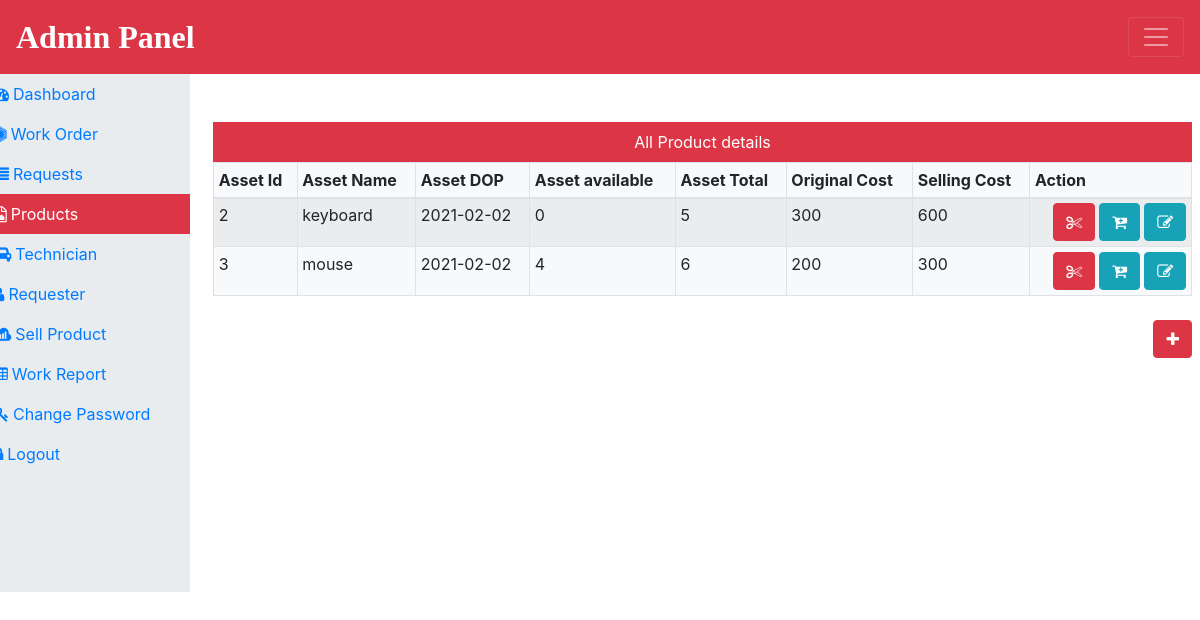
/admin/products.php (signed in), run on the app's committed database.
### tables this page shows
CREATE TABLE `assets` (
  `asset_id` int(11) NOT NULL,
  `asset_name` varchar(60) NOT NULL,
  `asset_date` date NOT NULL,
  `asset_available` int(11) NOT NULL,
  `asset_total` int(11) NOT NULL,
  `asset_originalprice` int(11) NOT NULL,
  `asset_sellingprice` int(11) NOT NULL
);

### admin/products.php (the view, shortened to what this page needs)
<?php
include_once('../connection_db.php');
?>
<?php include_once('include/header.php'); ?>
<div class="col-lg-10" style="min-height: 550px;">
<div class=" mt-5 mx-2">
        <p class="bg-danger text-center text-white p-2 mb-0">All Product details</p>
        <?php
        $sql = " select * from assets ";
        $result = $con->query($sql);
        if($result->num_rows> 0)
        {
            echo '
            <table class="table bg-light table-bordered table-hover table-sm  table-striped">
                <thead>
                   <tr>
                    <th>Asset Id</th>
                    <th>Asset Name</th>
                    <th>Asset DOP</th>
                    <th>Asset available</th>
                    <th>Asset Total</th>
                    <th>Original Cost</th>
                    <th>Selling Cost</th>
                    <th>Action</th>
                   </tr>
                </thead>
                <tbody>';
                    while($row = $result->fetch_assoc())
                    {
                    echo '<tr>';
                      echo   '<td>'.$row['asset_id'].'</td>';
                      echo   '<td>'.$row['asset_name'].'</td>';
                      echo   '<td>'.$row['asset_date'].'</td>';
                      echo   '<td>'.$row['asset_available'].'</td>';
                      echo   '<td>'.$row['asset_total'].'</td>';
                      echo   '<td>'.$row['asset_originalprice'].'</td>';
                      echo   '<td>'.$row['asset_sellingprice'].'</td>';
                      echo '<td>';
                            echo'<form action="editproduct.php" class="float-right " method="POST">';
                            echo '<button type="submit" name="edit"  class="btn btn-info"><i class="fa fa-edit" ></i></button>';
                            echo'</form>';
                            echo'<form action="sellproduct.php" class="float-right mr-1" method="POST">';
                            echo '<button type="submit" name="sell"  class="btn btn-info"><i class="fa fa-cart-plus" ></i></button>';
                            echo'</form>';
                            echo'<form action="deleteproduct.php" class="float-right mr-1"  method="POST">';
                            echo '<button type="submit" name="delete"  class="btn btn-danger"><i class="fa fa-cut" ></i></button>';
                            echo'</form>';
                      echo '</td>';
                      echo '</tr>';
                    }
              echo ' </tbody>
            </table>
           ';
        }
        else
        {
            echo '0 result';
        }
        ?>
    </div>
<div class="mt-4 mx-2">
    <a href="insertproduct.php" class="btn btn-danger float-right"><i class="fa fa-plus "></i></a>
</div>
</div>
</div>
<?php include_once('include/footer.php'); ?>

### admin/include/header.php (shortened to what this page needs)
<!DOCTYPE html>
<html lang="en">
<head>
    <link rel="stylesheet" href="../boot/css/bootstrap.min.css">
    <link rel="stylesheet" href="../boot/fonts/font-awesome.min.css">
    <link rel="stylesheet" href="../boot/css/style1.css">
</head>
<body>
    <nav class="navbar navbar-dark   bg-danger ">
        <a href="" class="navbar-brand">Admin Panel</a>
        <button class="navbar-toggler" type="button" data-toggle="collapse" data-target="#collapsibleNavbar">
            <span class="navbar-toggler-icon"></span>
        </button>
    </nav>
    <div class="row">
        <div class="  col-lg-2 jumbotron p-0 navbar-collapse" id="collapsibleNavbar">
            <ul class="navbar-nav">
                <li class="nav-item"><a
                        class="nav-link px-2 <?php if(PAGE=='adminprofile'){ echo'bg-danger text-white'; } ?>"
                        href="adminprofile.php"><i class="fa fa-tachometer mr-1"></i>Dashboard</a></li>
                <li class="nav-item "><a href="work.php"
                        class="nav-link px-2 <?php if(PAGE=='Work Order'){ echo'bg-danger text-white'; } ?>"><i
                            class="fa fa-first-order mr-1"></i>Work Order</a></li>
                <li class="nav-item"><a href="requests.php"
                        class=" nav-link px-2 <?php if(PAGE=='requests'){ echo'bg-danger text-white'; } ?>"><i
                            class="fa fa-align-justify mr-1"></i>Requests</a></li>
                <li class="nav-item "><a href="products.php"
                        class=" nav-link px-2 <?php if(PAGE=='products'){ echo'bg-danger text-white'; } ?>"><i
                            class="fa fa-file-image-o mr-1"></i>Products</a></li>
                <li class="nav-item "><a href="technician.php"
                        class=" nav-link px-2 <?php if(PAGE=='technician'){ echo'bg-danger text-white'; } ?>"><i
                            class="fa fa-automobile mr-1"></i>Technician</a></li>
                <li class="nav-item "><a href="requester.php"
                        class=" nav-link px-2 <?php if(PAGE=='requester'){ echo'bg-danger text-white'; } ?>"><i
                            class="fa fa-user mr-1"></i>Requester</a></li>
                <li class="nav-item "><a href="sellproductreport.php"
                        class=" nav-link px-2 <?php if(PAGE=='sellproductreport'){ echo'bg-danger text-white'; } ?>"><i
                            class="fa fa-sellsy mr-1"></i>Sell Product</a></li>
                <li class="nav-item "><a href="workreport.php"
                        class=" nav-link px-2 <?php if(PAGE=='workreport'){ echo'bg-danger text-white'; } ?>"><i
                            class="fa fa-table mr-1"></i>Work Report</a></li>
                <li class="nav-item "><a href="changepassword.php"
                        class=" nav-link px-2 <?php if(PAGE=='changepassword'){ echo'bg-danger text-white'; } ?>"><i
                            class="fa fa-key mr-1"></i>Change Password</a></li>
                <li class="nav-item "><a href="logout.php"
                        class=" nav-link px-2 <?php if(PAGE=='logout'){ echo'bg-danger text-white'; } ?>"><i
                            class="fa fa-lock mr-1"></i>Logout</a></li>
            </ul>
        </div>

### admin/include/footer.php (shortened to what this page needs)
</body>
</html>

### boot/css/style1.css (style rules this page uses)
body { padding: 0px; margin: 0px; }
.navbar-brand { font-family: 'pacifico'; font-size: 2em; font-weight: bold; }
.jumbotron { border-radius: 0px; }

### data on the page
assets: asset_id "2", asset_name "keyboard", asset_date "2021-02-02", asset_available "0", asset_total "5", asset_originalprice "300", asset_sellingprice "600"
assets: asset_id "3", asset_name "mouse", asset_date "2021-02-02", asset_available "4", asset_total "6", asset_originalprice "200", asset_sellingprice "300"
